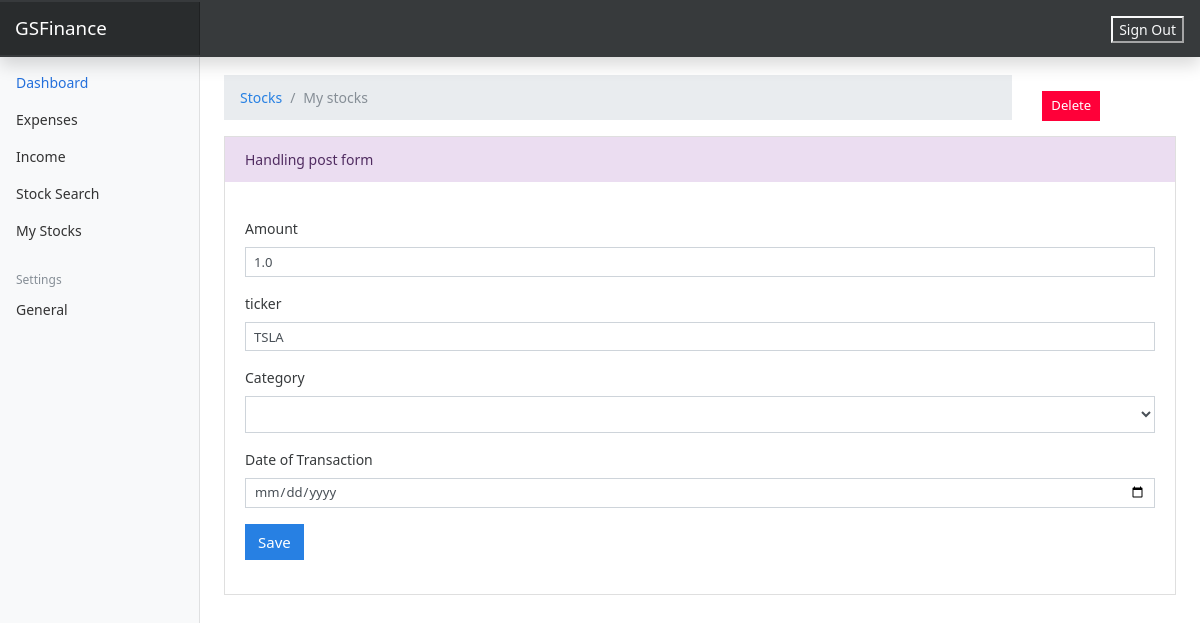
Before: /stocks/transaction-edit/1/ with the older database file.
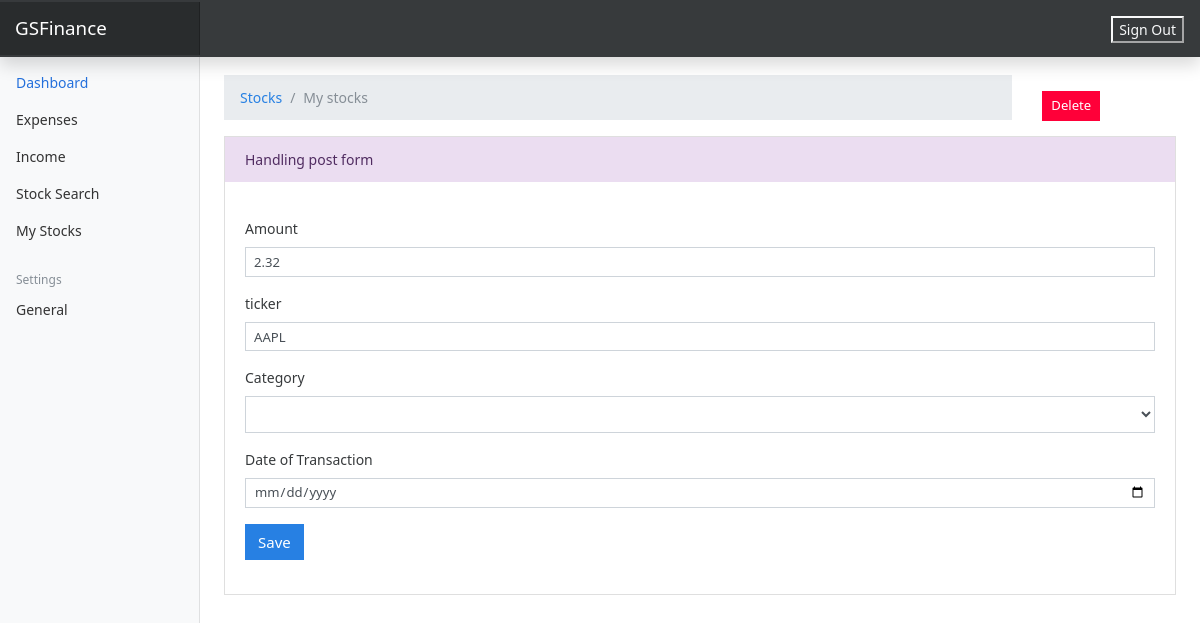
After: the same page with the newer database file.
### stocks/models.py (models this page shows, shortened)
class Stock(models.Model):
    amount = models.FloatField()
    price = models.FloatField()
    date = models.DateField(default=now)
    ticker = models.TextField()
    previous_times = models.FloatField(default=0)
    owner = models.ForeignKey(to=User, on_delete=models.CASCADE)
    class Meta:
        ordering: ['-date']

### stocks/views.py (the view, shortened to what this page needs)
# urls.py: path('transaction-edit/<int:id>/', views.stock_edit, name="transaction-edit"),
def stock_edit(request, id):
    stock = Stock.objects.get(pk=id)
    context = {
        'stock': stock,
        'values': stock,
    }
    if request.method == 'GET':
        messages.info(request, 'Handling post form')
        return render(request, 'stocks/edit_transaction.html', context)

### templates/stocks/edit_transaction.html (shortened to what this page needs)
{% extends 'base.html' %}
{% block content %}
    <div class="row">
            <div class="col-md-10">
                <nav aria-label="breadcrumb">
                  <ol class="breadcrumb">
                    <li class="breadcrumb-item"><a href="">Stocks</a></li>
                    <li class="breadcrumb-item active" aria-current="page">My stocks</li>
                  </ol>
                </nav>
            </div>
            <div class="col-md-2 mt-3">
                <a href="{% url 'delete_transaction' stock.id %}" class="btn btn-danger btn-sm"> Delete</a>
            </div>
        </div>
    <div class="card">
        <form action="{% url 'transaction-edit' stock.id %}" method="post">
            {% include 'partials/_messages.html' %}
            <div class="card-body">
                <div class="form-group">
                    <label FOR="">Amount</label>
                    <input type="number" class="form-control form-control-sm" value="{{ values.amount }}" name="amount">
                </div>
                <div class="form-group">
                    <label FOR="">ticker</label>
                    <input type="text" class="form-control form-control-sm" name="ticker" value="{{ values.ticker }}">
                </div>
                <div class="form-group">
                    <label FOR="">Category</label>
                    <select name="category" class="form-control">
                        <option name="{{ category }}" selected value="{{ values.category }}">{{ values.category }}</option>
                    </select>
                </div>
                <div class="form-group">
                    <label FOR="">Date of Transaction</label>
                    <input type="date" class="form-control form-control-sm" name="stock_date">
                </div>
                <input type="submit" value="Save" class="btn btn-primary btn-primary-sm">
            </div>
        </form>
    </div>
</div>
{% endblock %}

Changed rows visible on the page:
changed Stock: amount "1.0" → "2.32"; ticker "TSLA" → "AAPL"
